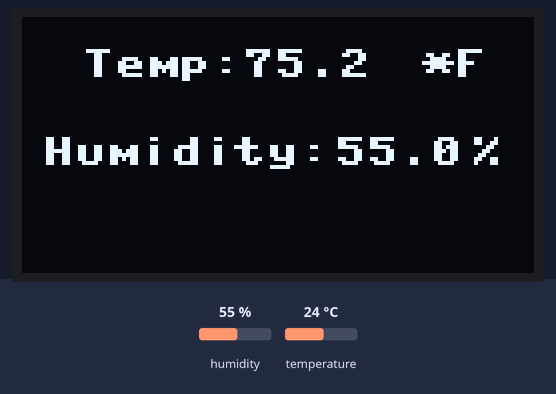
Bench run of a program on a simulated Raspberry Pi Pico running MicroPython. Shown: 128×64 one-colour display. The inputs (shaded band) are chosen by the test bench; at power-on: humidity 55 %, temperature 24 °C. What the program prints to the serial console is not drawn.

Above: at 2.7 s.
2.8 s: humidity set to 22 %
At 4.7 s:
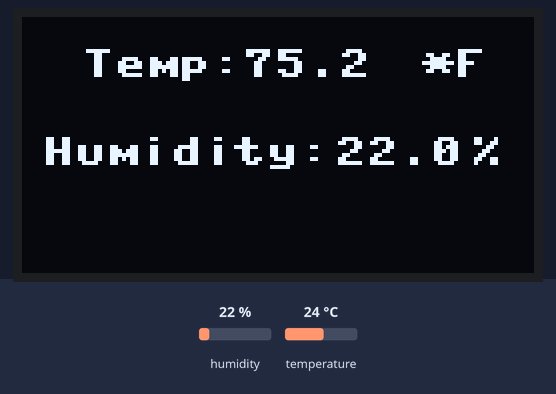
5.6 s: temperature set to 12 °C
At 8.8 s:
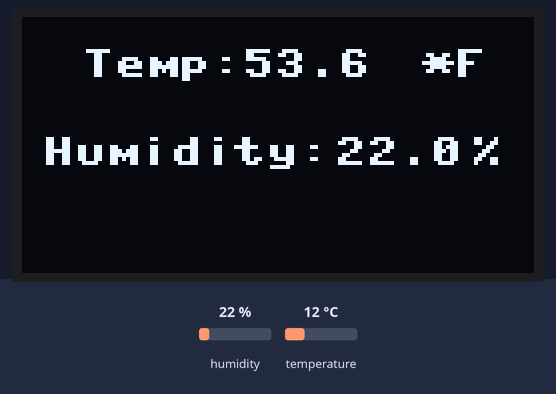
9.0 s: humidity set to 40 %
At 11.3 s:
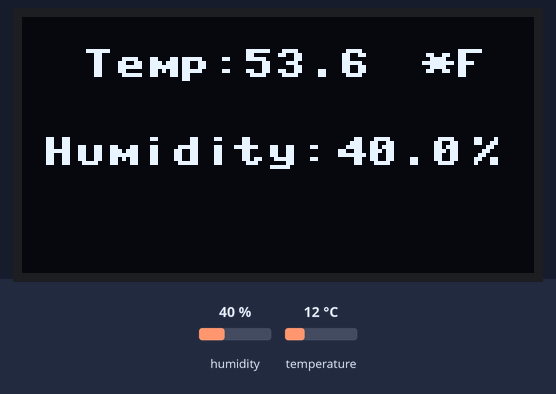
11.8 s: temperature set to 19 °C
At 15.6 s:
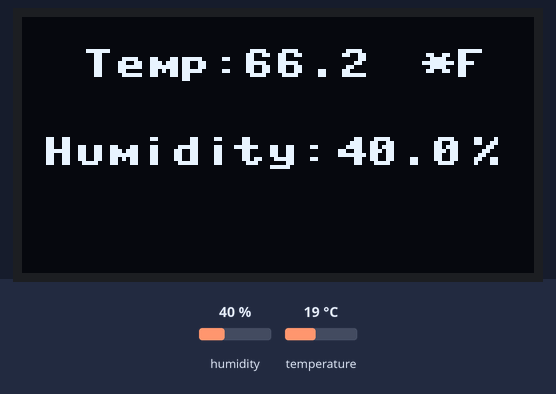
Timing chart, 0 to 16.2 s (numbered marks = the images above; inputs shaded):
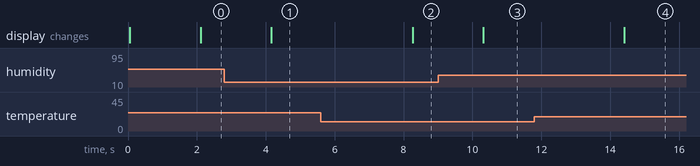

The program:

main.py
```python
from machine import Pin, I2C
from ssd1306 import SSD1306_I2C
import utime as time
from dht import DHT11, InvalidChecksum

WIDTH  = 128                                            # oled display width
HEIGHT = 64                                             # oled display height

i2c = I2C(0, scl=Pin(9), sda=Pin(8), freq=200000)       # Init I2C using pins GP8 & GP9 (default I2C0 pins)
print("I2C Address      : "+hex(i2c.scan()[0]).upper()) # Display device address
print("I2C Configuration: "+str(i2c))                   # Display I2C config


oled = SSD1306_I2C(WIDTH, HEIGHT, i2c)                  # Init oled display

while True:
    time.sleep(1)
    pin = Pin(28, Pin.OUT, Pin.PULL_DOWN)
    sensor = DHT11(pin)
    t  = (sensor.temperature)
    h = (sensor.humidity)

    # Printing out the temperature and humidity values in the shell window
    print("Temperature: {}".format((sensor.temperature*9/5)+32))
    print("Humidity: {}".format(sensor.humidity))

    # Clear the OLED display
    oled.fill(0)

    # Adding text to the OLED screen
    oled.text("Temp: ",15,8)
    oled.text(str((sensor.temperature*9/5)+32),55,8)
    oled.text("*F",100,8)

    oled.text("Humidity: ",5,30)
    oled.text(str(sensor.humidity),78,30)
    oled.text("%",112,30)

    time.sleep(1)
    oled.show()
```

Measured:
- after the input at 2.8 s, the display: changes after 1.4 s (image 1)
- after the input at 5.6 s, the display: changes after 2.7 s (image 2)
- after the input at 9.0 s, the display: changes after 1.3 s (image 3)
- after the input at 11.8 s, the display: changes after 2.6 s (image 4)
